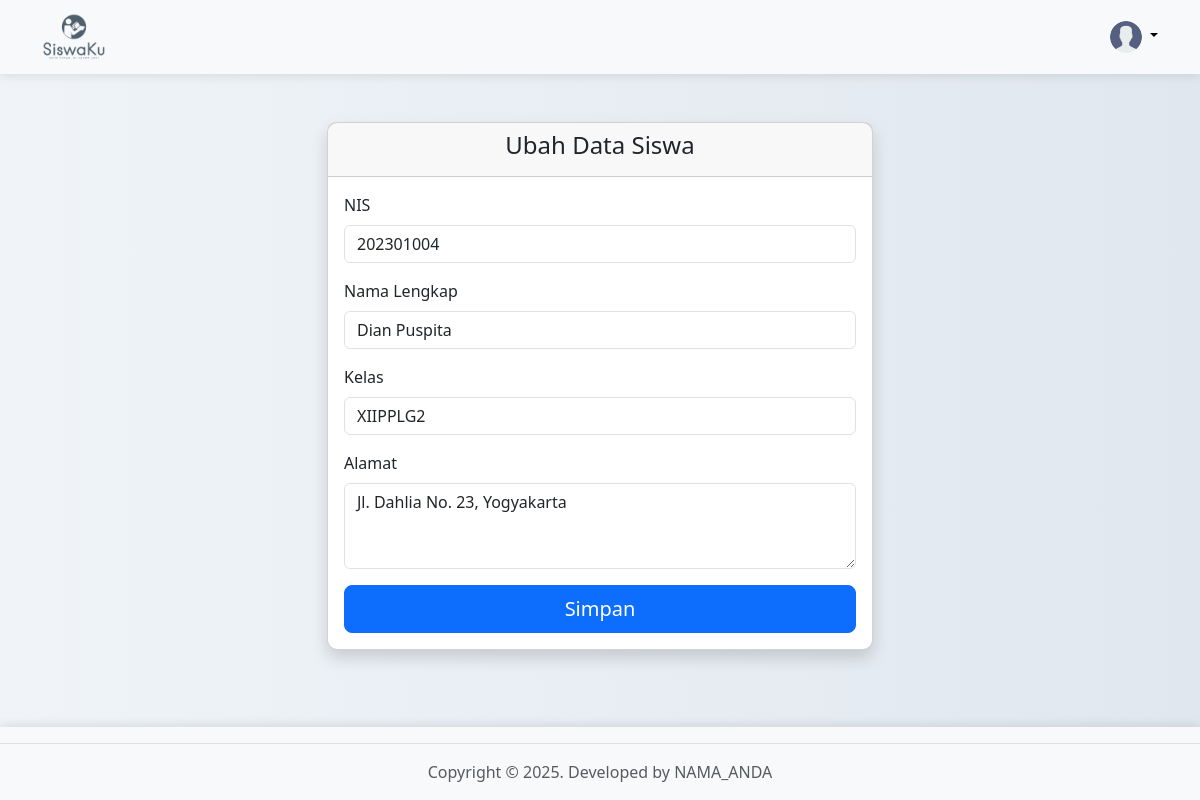
Page /form?nis=202301004 (signed in) on the committed database.
### tables this page shows
CREATE TABLE IF NOT EXISTS `students` (
  `id` int(11) NOT NULL AUTO_INCREMENT,
  `nis` int(11) NOT NULL,
  `fullname` varchar(255) NOT NULL,
  `class` varchar(50) NOT NULL DEFAULT '',
  `address` text NOT NULL,
  PRIMARY KEY (`id`),
  UNIQUE KEY `nis` (`nis`)
);

### controllers/Form.php (called while the page is built, shortened)
<?php
require_once 'models/Student.php';
class Form
{
  public function index()
  {
    if (isset($_SESSION['user_id'])) {
      if (isset($_GET['nis'])) {
        $student = new Student();
        $data = $student->getStudentByNIS($_GET['nis']);
        if (count($data) > 0) {
          return Route::view('form', ['data' => $data[0]]);
        }
      }
      return Route::view('form');
    }
    return Route::redirect('/login');
  }
}

### models/Student.php (called while the page is built, shortened)
<?php
class Student
{
    private $db;
    public function __construct()
    {
        $database = new Database();
        $this->db = $database->getConnection();
    }
    public function getStudentByNIS($nis)
    {
        $query = "SELECT * FROM students WHERE nis = :nis";
        $stmt = $this->db->prepare($query);
        $stmt->bindParam(':nis', $nis);
        $stmt->execute();
        return $stmt->fetchAll(PDO::FETCH_ASSOC);
    }
}

### helpers/Database.php (called while the page is built, shortened)
<?php
class Database
{
  private $connection;
  private function connect()
  {
    try {
      $this->connection = new PDO("mysql:host=" . DB_HOST . ";dbname=" . DB_NAME, DB_USER, DB_PASS);
      $this->connection->setAttribute(PDO::ATTR_ERRMODE, PDO::ERRMODE_EXCEPTION);
    } catch (PDOException $e) {
      die("Connection failed: " . $e->getMessage());
    }
  }
  public function getConnection()
  {
    return $this->connection;
  }
}

### views/form.php (the view, shortened to what this page needs)
<!DOCTYPE html>
<html lang="en">
<head>
  <link rel="stylesheet" href="assets/css/bootstrap.min.css">
  <link rel="stylesheet" href="assets/css/custom.css">
</head>
<body class="min-vh-100 elegant-background">
  <nav class="navbar bg-body-tertiary">
    <div class="container">
      <a class="navbar-brand" href="/">
        <img src="assets/images/logo-gray.png" width="64">
      </a>
      <div class="dropdown text-end">
        <a href="#" class="d-block link-body-emphasis text-decoration-none dropdown-toggle" data-bs-toggle="dropdown" aria-expanded="false">
          <img src="assets/images/icon-user.png" alt="mdo" width="32" height="32" class="rounded-circle">
        </a>
      </div>
    </div>
  </nav>
  <main class="container mt-5">
    <div class="row justify-content-center">
      <div class="col-md-6">
        <div class="card shadow">
          <div class="card-header">
            <h4 class="text-center"><?php echo isset($data['nis']) ? 'Ubah' : 'Tambah'; ?> Data Siswa</h4>
          </div>
          <div class="card-body">
            <form action="<?php echo isset($data['nis']) ? 'form/update' : 'form/insert'; ?>" method="post" novalidate>
              <div class="mb-3">
                <label for="nis" class="form-label">NIS</label>
                <input
                  type="number"
                  class="form-control <?php echo isset($validation['nis']) && !$validation['nis'] ? 'is-invalid' : ''; ?>"
                  value="<?php echo isset($data['nis']) ? $data['nis'] : ''; ?>"
                  name="nis"
                  pattern="[0-9]+"
                  <?php echo isset($data['nis']) ? 'readonly' : ''; ?>
                  required>
              </div>
              <div class="mb-3">
                <label for="fullname" class="form-label">Nama Lengkap</label>
                <input
                  type="text"
                  class="form-control <?php echo isset($validation['fullname']) && !$validation['fullname'] ? 'is-invalid' : ''; ?>"
                  value="<?php echo isset($data['fullname']) ? $data['fullname'] : ''; ?>"
                  name="fullname"
                  pattern="[a-zA-Z\s]+"
                  required>
              </div>
              <div class="mb-3">
                <label for="kelas" class="form-label">Kelas</label>
                <input
                  type="text"
                  class="form-control <?php echo isset($validation['class']) && !$validation['class'] ? 'is-invalid' : ''; ?>"
                  value="<?php echo isset($data['class']) ? $data['class'] : ''; ?>"
                  name="class"
                  pattern="[a-zA-Z0-9]+"
                  required>
              </div>
              <div class="mb-3">
                <label for="address" class="form-label">Alamat</label>
                <textarea
                  class="form-control <?php echo isset($validation['address']) && !$validation['address'] ? 'is-invalid' : ''; ?>"
                  name="address"
                  rows="3"
                  required><?php echo isset($data['address']) ? $data['address'] : ''; ?></textarea>
              </div>
              <button type="submit" class="btn btn-lg btn-primary w-100">Simpan</button>
            </form>
          </div>
        </div>
      </div>
    </div>
  </main>
  <footer class="fixed-bottom w-100">
    <ul class="nav border-bottom pb-3 mb-3">
    </ul>
    <p class="text-center text-body-secondary">Copyright &copy; 2025. Developed by <?php echo APP_AUTHOR; ?></p>
  </footer>
</body>
</html>

### assets/css/custom.css (style rules this page uses)
body { background: linear-gradient(to right, #f0f4f8, #e0e7ef); padding-bottom: 70px; }
.navbar { box-shadow: 0 2px 10px rgba(0, 0, 0, 0.1); }
.card { border-radius: 10px; box-shadow: 0 4px 20px rgba(0, 0, 0, 0.1); }
footer { background-color: #f8f9fa; box-shadow: 0 -2px 10px rgba(0, 0, 0, 0.1); }

### rows in the picture
students: nis "202301004", fullname "Dian Puspita", class "XIIPPLG2", address "Jl. Dahlia No. 23, Yogyakarta"

### other values in the picture
APP_AUTHOR "NAMA_ANDA"
